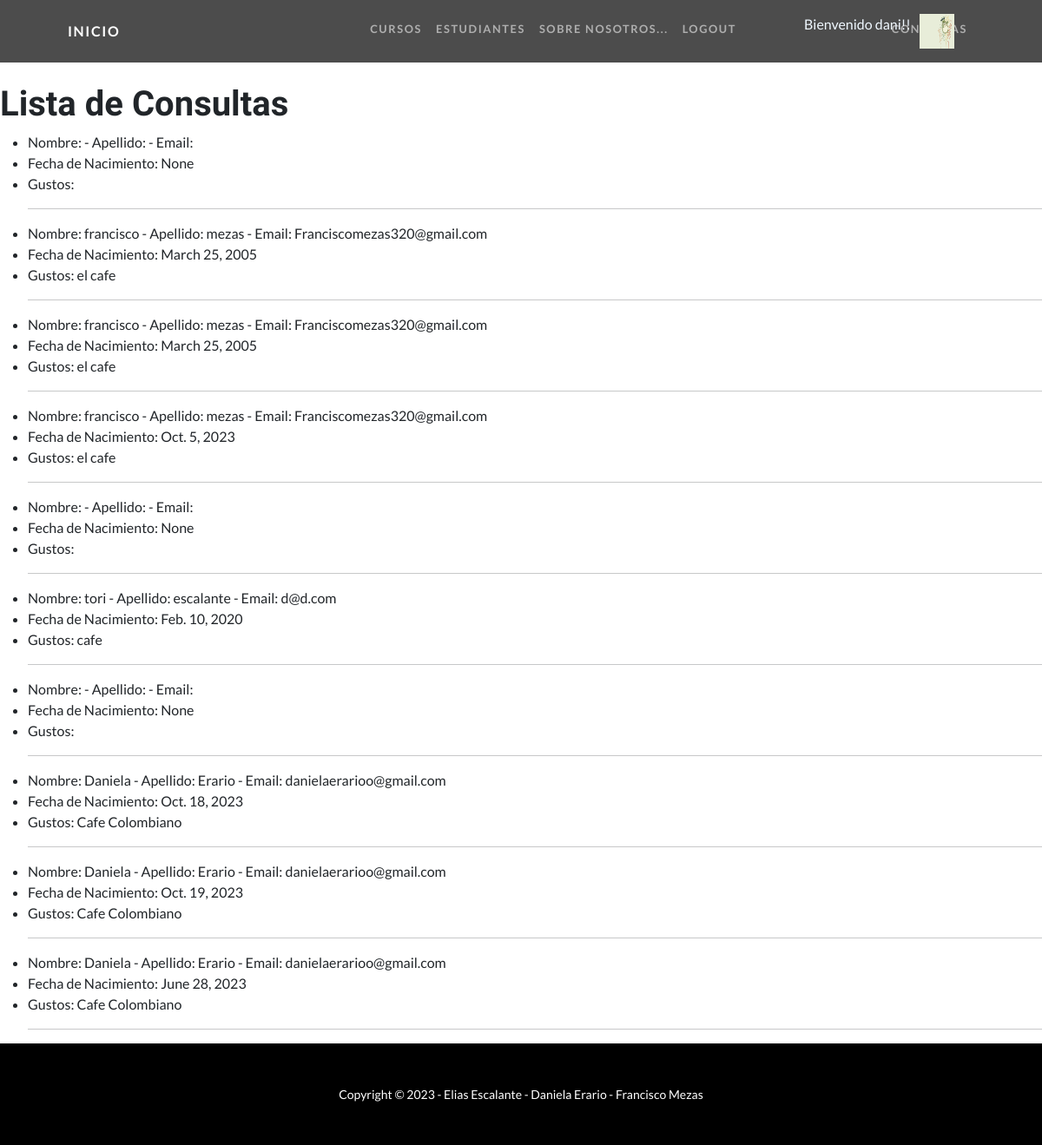
/lista-consultas/ (signed in), run on an earlier commit of the app's database.
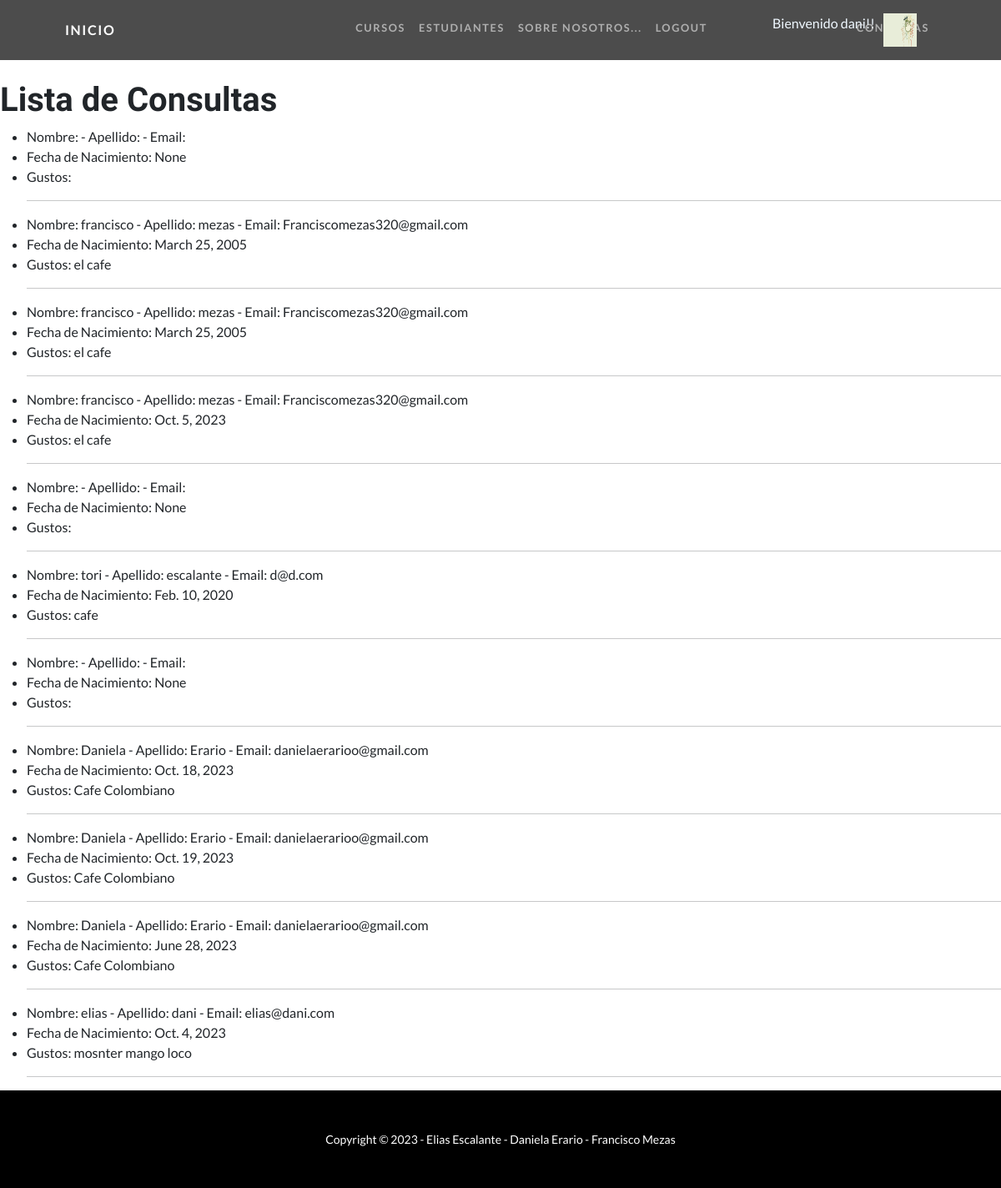
And on a later commit of the database.
### CursosApp/models.py (models this page shows, shortened)
class Alumno(models.Model):
    usuario = models.CharField(max_length=40, null=True)
    nombre = models.CharField(max_length=40)
    apellido = models.CharField(max_length=40)
    email = models.EmailField()
    nacimiento = models.DateField(null=True)
    gustos = models.CharField(max_length=40)
    cursos_inscriptos = models.ManyToManyField('Curso', blank=True)

### CursosApp/views.py (the view)
# urls.py: path('lista-consultas/', views.ListaConsultas.as_view(), name='lista_consultas'),
class ListaConsultas(ListView):
    model = Alumno
    template_name = 'CursosApp/consultas.html'
    context_object_name = 'consultas recibidas'

### CursosApp/context_processors.py (called while the page is built)
def custom_user(request):
    context = auth(request)
    user = context['user']
    if user.is_authenticated:
        imagen = Imagen.objects.filter(user=request.user.id)
        if len(imagen) > 0:
            context['user_avatar'] = imagen[0]
        else:
            context['user_avatar'] = ""
    return context

### User/models.py (called while the page is built)
    def __str__(self):
        return f"{settings.MEDIA_URL}{self.imagen}"

### CursosApp/templates/CursosApp/consultas.html
{% extends "CursosApp/base.html" %}
{% load static %}
{% block section1 %}
<br>
<br>
<br>
<br>
<h1>Lista de Consultas</h1>
<ul>
    {% for consulta in object_list %}
        <li>Nombre: {{ consulta.nombre }} - Apellido: {{ consulta.apellido }} - Email: {{ consulta.email }}</li>
        <li>Fecha de Nacimiento: {{ consulta.nacimiento }}</li>
        <li>Gustos: {{ consulta.gustos }}</li>
        <hr>
    {% endfor %}
</ul>
{% endblock %}

What changed in the data, as far as the page shows it:
added Alumno: nombre "elias", apellido "dani", email "elias@dani.com", nacimiento "Oct. 4, 2023", gustos "mosnter mango loco"
